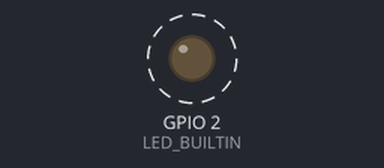
Bench run of a program on a simulated ESP32. On the bench: output pins drawn as LEDs (lit = HIGH). Dashed ring = blinking. What the program prints to the serial monitor is not drawn.

Above: at 1.1 s.
Timing chart, 0 to 4.9 s (numbered marks = the images above):
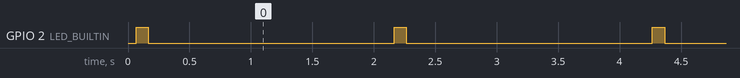

The program:

main.cpp
```cpp
#include <Arduino.h>

const int LED_BUILTIN = 2;  // Built-in LED on ESP32 is on GPIO2
String command;
bool isBlinking = true;
const int delay_interval = 500e3;

void setup() {
    Serial.begin(9600);
    pinMode(LED_BUILTIN, OUTPUT);
    Serial.println("Enter commands: 'ON' to turn LED on, 'OFF' to turn LED off, 'BLINK' to start/stop rapid blinking");
}

void loop() {
    /*
    if (Serial.available()) {
        command = Serial.readStringUntil('\n');

        if (command == "ON") {
            digitalWrite(LED_BUILTIN, HIGH);
            Serial.println("LED turned ON");
        }
        else if (command == "OFF") {
            digitalWrite(LED_BUILTIN, LOW);
            Serial.println("LED turned OFF");
        }
        else if (command == "BLINK") {
            isBlinking = !isBlinking;
            if (isBlinking) {
                Serial.println("Rapid blinking started");
            } else {
                Serial.println("Rapid blinking stopped");
                digitalWrite(LED_BUILTIN, LOW);
            }
        }
    }
    */

    if (isBlinking) {
        float temp_celsius = temperatureRead();
        Serial.print("ESP32 Temperature: ");
        Serial.print(temp_celsius);
        Serial.println("°C");
        digitalWrite(LED_BUILTIN, HIGH);
        delayMicroseconds(100e3);
        digitalWrite(LED_BUILTIN, LOW);
        delayMicroseconds(2e6);
    }
}
```

Measured:
- by itself, GPIO 2 (LED_BUILTIN): alternates HIGH for 0.10 s and LOW for 2.0 s
